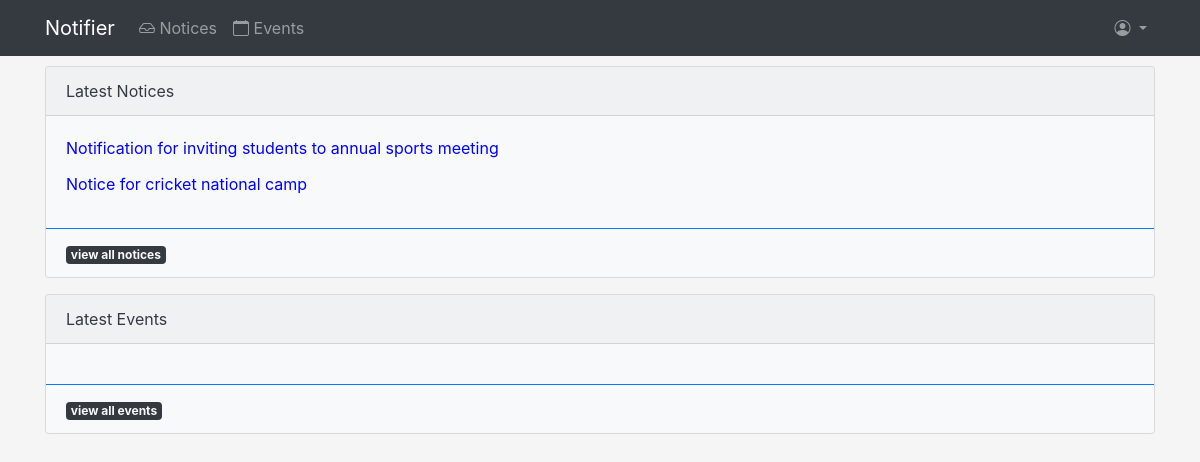
The app's page /, older data.
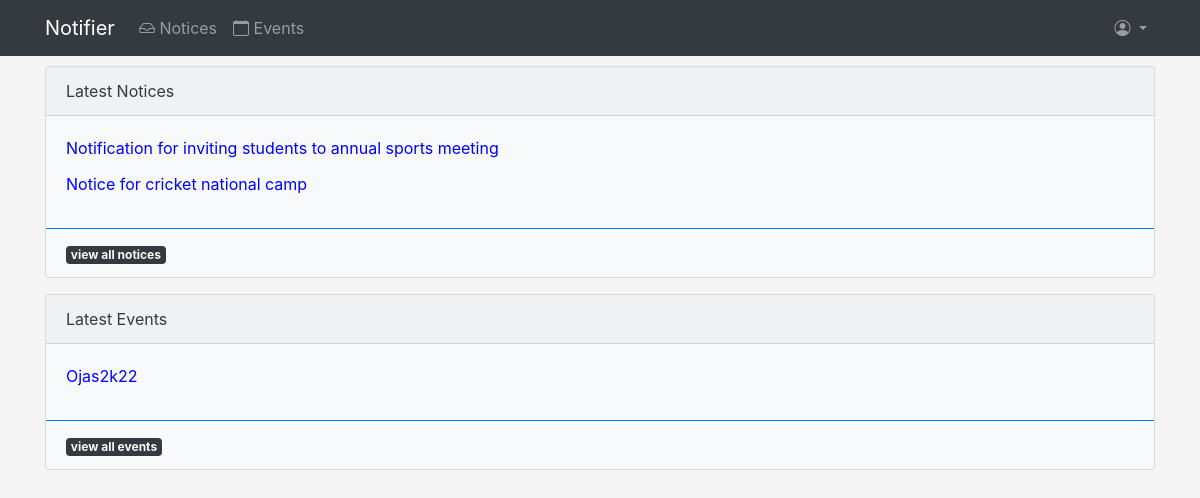
The same page, newer data.
### notices/models.py (models this page shows, shortened)
class Notice(models.Model):
    title = models.CharField(max_length=256)
    content = models.TextField(null=True, blank=True)
    posted_on = models.DateTimeField(auto_now_add=True)
    updated_on = models.DateTimeField(auto_now=True)
    tags = models.ManyToManyField(YearTag, related_name="notices")

### events/models.py (models this page shows, shortened)
class Event(models.Model):
    title = models.CharField(max_length=64)
    description = models.TextField(null=True, blank=True)
    date = models.DateField(null=True, blank=True)
    time = models.TimeField(null=True, blank=True)
    posted_on = models.DateTimeField(auto_now_add=True)
    updated_on = models.DateTimeField(auto_now=True)

### config/views.py (the view)
# urls.py: path("", views.HomePageView.as_view(), name="home"),
class HomePageView(TemplateView):
    template_name = "index.html"
    def get_context_data(self, **kwargs):
        context = super().get_context_data(**kwargs)
        context["notices"] = Notice.objects.all()[:5]
        context["events"] = Event.objects.all()[:5]
        return context

### templates/index.html (shortened to what this page needs)
{% extends "base.html" %}
{% block content %}
<div class="card text-dark bg-light mb-3" style="margin-top: 10px;">
    <div class="card-header">Latest Notices</div>
    <div class="card-body">
        {% for e in notices %}
        <a href="/notices/{{e.id}}" class="card-title" style="color: blue; display: block;">{{e.title}}</a>
        {% endfor %}
    </div>
    <div class="card-footer bg-transparent border-primary"><a href="/notices" class="badge bg-dark text-light">view all
            notices</a>
    </div>
</div>
<div class="card text-dark bg-light mb-3" style="margin-top: 10px;">
    <div class="card-header">Latest Events</div>
    <div class="card-body">
        {% for e in events %}
        <a href="/events/{{e.id}}" class="card-title" style="color: blue; display: block;">{{e.title}}</a>
        {% endfor %}
    </div>
    <div class="card-footer bg-transparent border-primary"><a href="/events" class="badge bg-dark text-light">view all
            events</a>
    </div>
</div>
{% endblock %}

Row changes from the older to the newer data that the page shows:
added Event: title "Ojas2k22"
